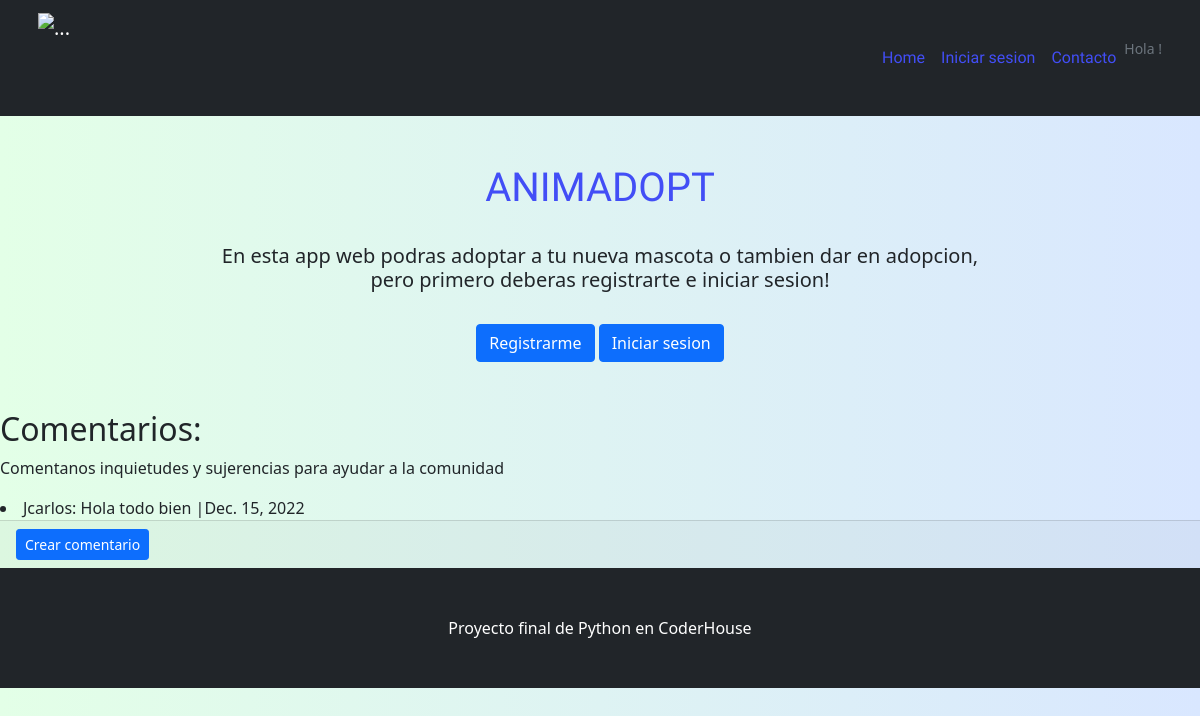
Screenshot of /project/comentarios/lcomen/ with the database file from the repository.
### comenapp/models.py (models this page shows)
class Coment(models.Model):
    Remitente = models.ForeignKey(User, related_name="Remitente", on_delete=models.CASCADE)
    Contenido = models.CharField(max_length=1000)
    Fecha = models.DateField(default=datetime.now)

### comenapp/views.py (the view)
# urls.py: path('lcomen/', mostrar_comen, name="lcomen"),
def mostrar_comen(request):
    comen = Coment.objects.all()
    return render(request, "comenapp/comen_list.html", {"list_comentarios":comen})

### comenapp/templates/comenapp/comen_list.html (shortened to what this page needs)
{% extends 'blogapp/index.html' %}
{% block contenido %}
    <h2>Comentarios:</h2>
    <p>Comentanos inquietudes y sujerencias para ayudar a la comunidad</p>
    {% if list_comentarios %}
        {% for comen in list_comentarios %}
            <li>{{comen.Remitente}}: {{comen.Contenido}}  |{{comen.Fecha}}</li>
        {% endfor %}
    {% else %}
        <p>No hay comentarios de momento</p>
    {% endif %}
        <div class="card-footer">
            <a class="btn btn-primary btn-sm" href=" {% url 'fcomen' %} ">Crear comentario</a>
        </div>
{% endblock %}

### blogapp/templates/blogapp/index.html (style rules this page uses)
body { background: linear-gradient(90deg, #e3ffe7 0%, #d9e7ff 100%);; }

### rows the page displays
Coment: Remitente "Jcarlos", Contenido "Hola todo bien", Fecha "Dec. 15, 2022"
